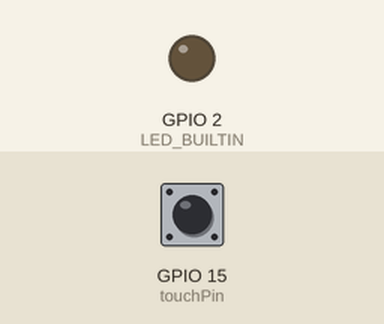
Recording of a program running on a simulated ESP32. On the bench: output pins drawn as LEDs (lit = HIGH). The inputs (shaded band) are chosen by the test bench; at power-on: GPIO 15 (touchPin) HIGH.

Above: at 1.8 s.
1.9 s: GPIO 15 (touchPin) pulled LOW for 0.6 s
At 2.4 s:
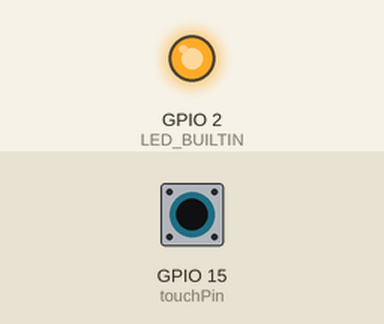
4.0 s: GPIO 15 (touchPin) pulled LOW for 3.2 s
At 8.6 s:
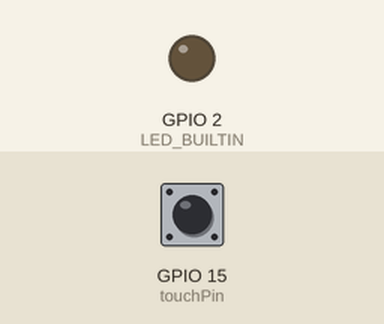
Timing chart, 0 to 10.1 s (numbered marks = the images above; inputs shaded):
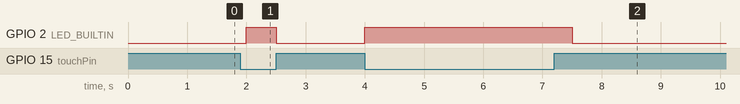

Measured:
- after the input at 1.9 s, GPIO 2 (LED_BUILTIN): LOW → HIGH after 0.10 s, → LOW 0.50 s later
- after the input at 4.0 s, GPIO 2 (LED_BUILTIN): LOW → HIGH at once, → LOW 3.5 s later

The program:

main.cpp
```cpp
#include <Arduino.h>

const byte touchPin=15;
const int threshold=28; //觸控臨界值
int touchvalue;   //觸控值

void setup()
{
  pinMode(LED_BUILTIN,OUTPUT);

}

void loop()
{
  touchvalue=touchRead(touchPin);   //讀取觸控值
  //printf("觸控值=%u\n",touchvalue);
  //vTaskDelay(1000);
  if (touchvalue < threshold)
  {
    digitalWrite(BUILTIN_LED,HIGH); //使用內建LED，當碰觸時點亮
  }
  else
  {
    digitalWrite(BUILTIN_LED,LOW);
  }
  vTaskDelay(500);

}
```
